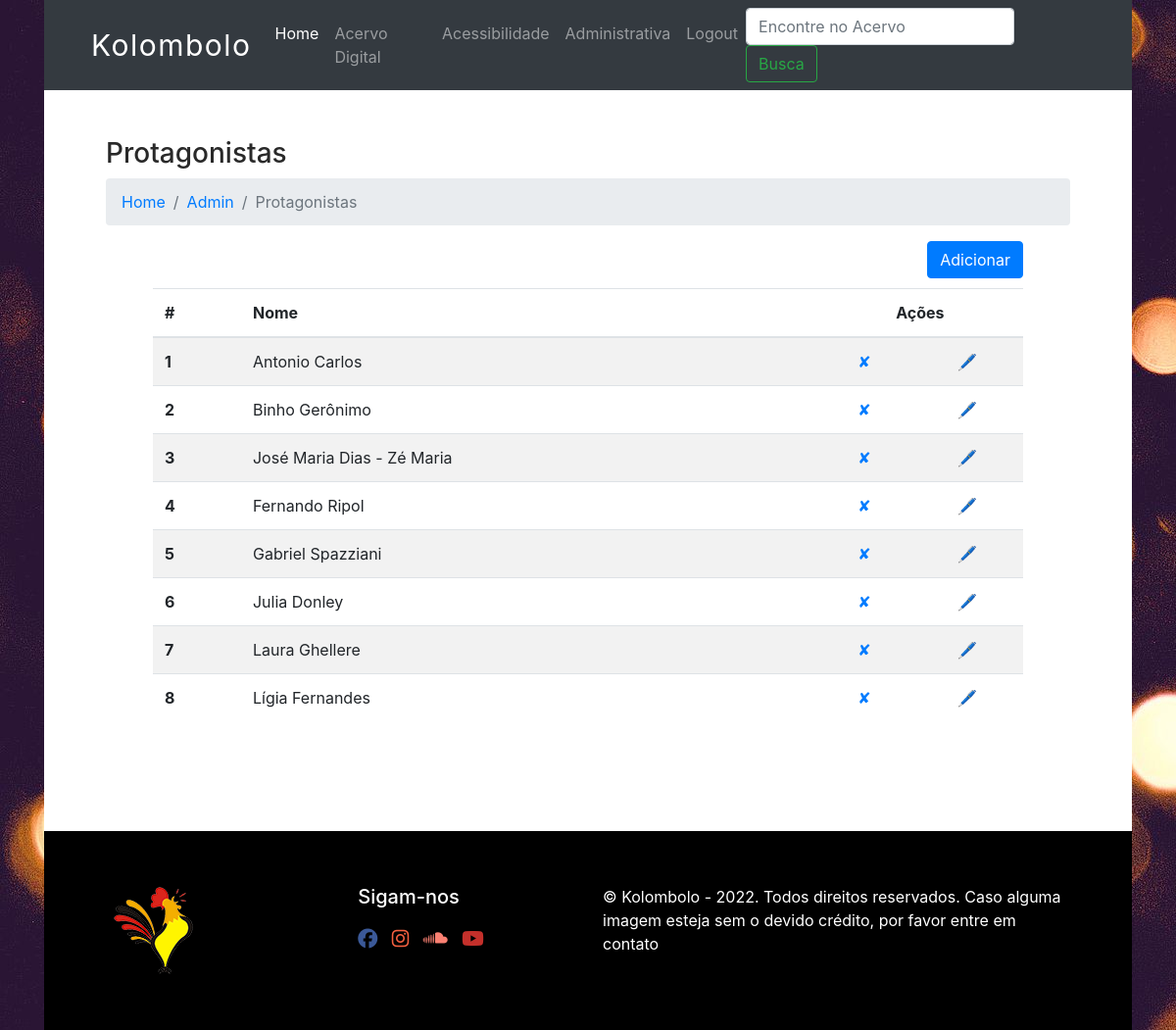
Page /protagonista-admin (signed in) on the earlier database version.
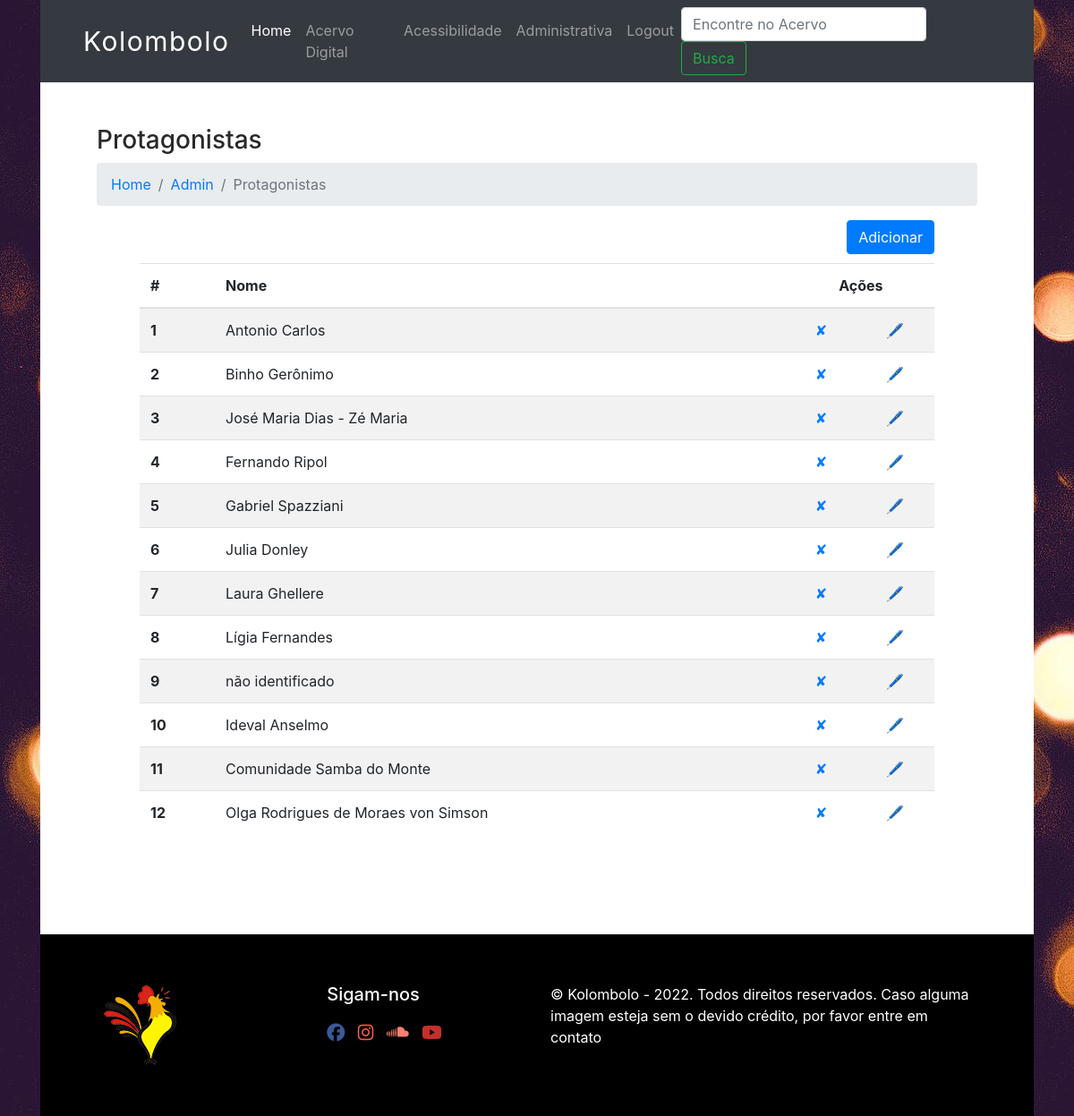
Same page on the later database version.
### database.py (models this page shows, shortened)
class Protagonista(Base):
    __tablename__='protagonista'
    id=Column(Integer(), primary_key=True, autoincrement=True)
    name=Column(String(80), nullable=False, unique=True)

### app.py (the view)
@app.route('/protagonista-admin')
@login_required
def protagonista_admin():
    protagonistas = local_session.query(Protagonista).all()
    return render_template("protagonista_admin.html", current_user=current_user, protagonistas=protagonistas)

### app.py (called while the page is built)
@login_manager.user_loader
def load_user(user_id):
    return local_session.query(User).get(int(user_id))

### templates/protagonista_admin.html (shortened to what this page needs)
{% extends "base.html" %}
{% block content %}
<div class="container px-5">
    <h3>Protagonistas</h3>
    <nav aria-label="breadcrumb">
      <ol class="breadcrumb">
        <li class="breadcrumb-item"><a href="/">Home</a></li>
        <li class="breadcrumb-item"><a href="/admin">Admin</a></li>
        <li class="breadcrumb-item active" aria-current="page">Protagonistas</li>
      </ol>
    </nav>
    <div class="container pr-5">
        <a class="btn btn-primary float-right" href="{{url_for('protagonista')}}">Adicionar</a>
    </div>
    <div class="container p-5">
        <table class="table table-striped">
            <thead>
              <tr>
                <th scope="col">#</th>
                <th scope="col">Nome</th>
                <th  class="text-center" colspan="2" scope="col">Ações</th>
              </tr>
            </thead>
            <tbody>
                {% for protagonista in protagonistas %}
                    <tr>
                        <th scope="row">{{ protagonista.id }}</th>
                        <td>{{ protagonista.name }}</td>
                        <td class="text-center"><a href="{{url_for('delete_protagonista', protagonista_id=protagonista.id) }}">✘</a></td>
                        <td class="text-center"><a href="{{url_for('edit_protagonista', protagonista_id=protagonista.id)}}">🖊</a></td>
                    </tr>
                {% endfor %}
            </tbody>
          </table>
    </div>
  </div>
{% endblock %}

Differences in the rows shown:
added Protagonista: id "9", name "não identificado"
added Protagonista: id "10", name "Ideval Anselmo"
added Protagonista: id "11", name "Comunidade Samba do Monte"
added Protagonista: id "12", name "Olga Rodrigues de Moraes von Simson"
